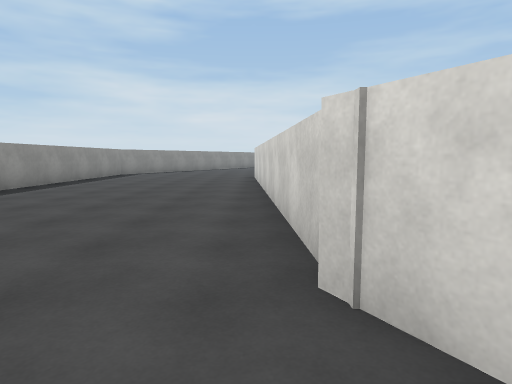
View 1 (above)

17 first-person views from a walk through a 3-D level made in the Unity game engine. The camera is 1.4 m above the floor, tilts 6° down and sees 75° across. The floor is counted in squares, 2 m on a side. Each view is taken from the middle of a square. On the plan, view 1 faces up. The plan holds only what a view shows up to about 10 squares ahead; the rest is blank. The place goes on beyond the plan. Surface patterns are stand-ins for the level's own textures.

View 2
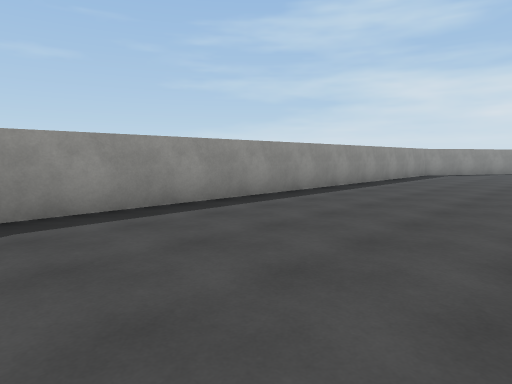

View 3
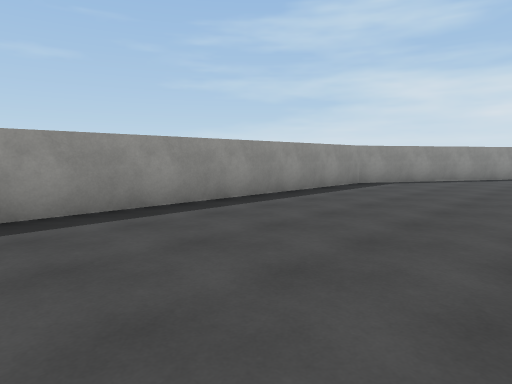

View 4
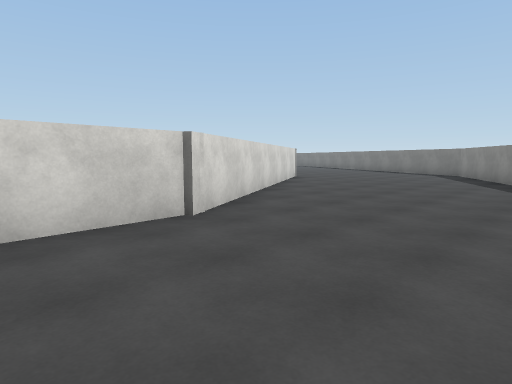

View 5
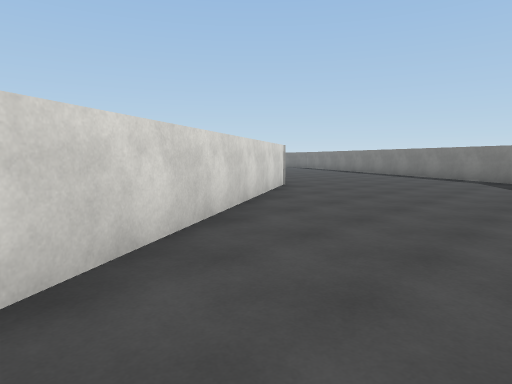

View 6
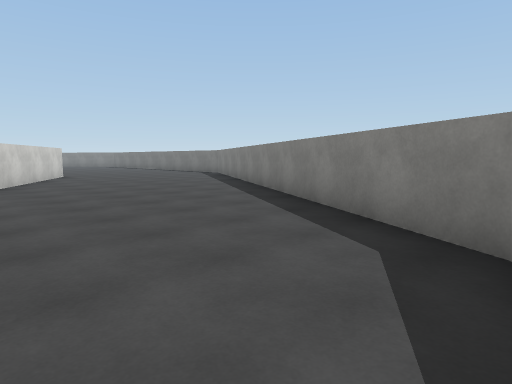

View 7
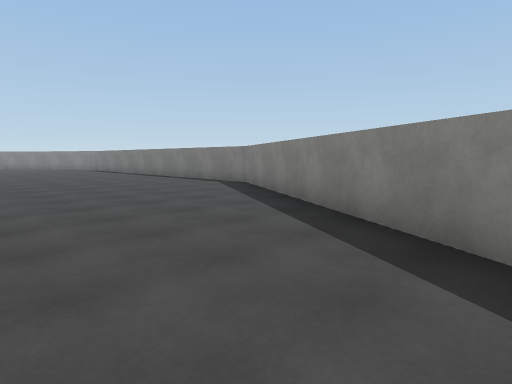

View 8
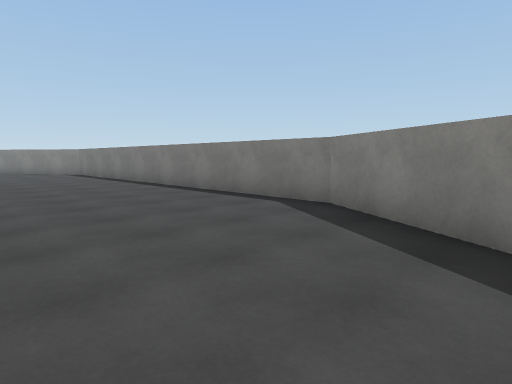

View 9
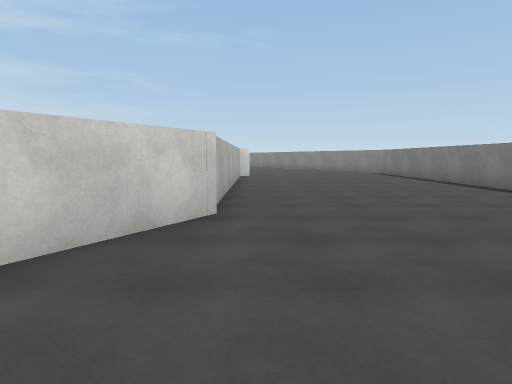

View 10
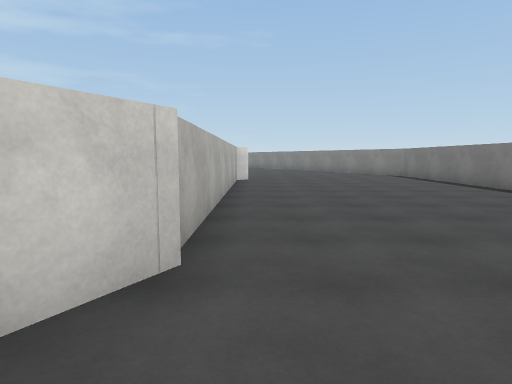

View 11
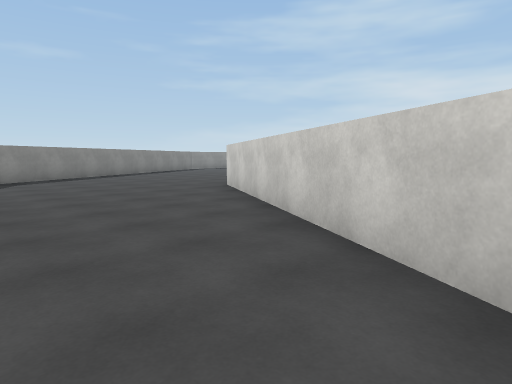

View 12
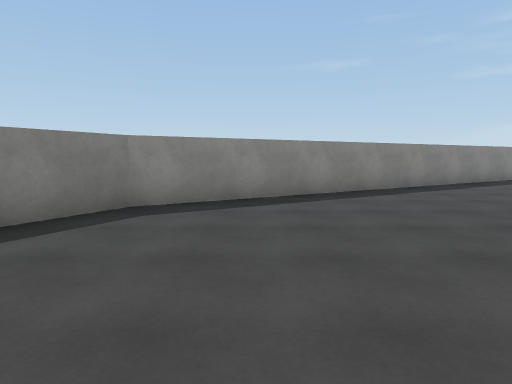

View 13
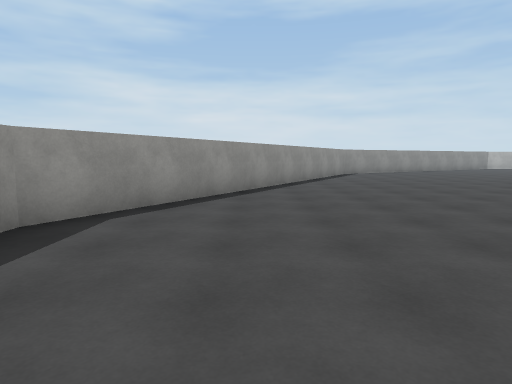

View 14
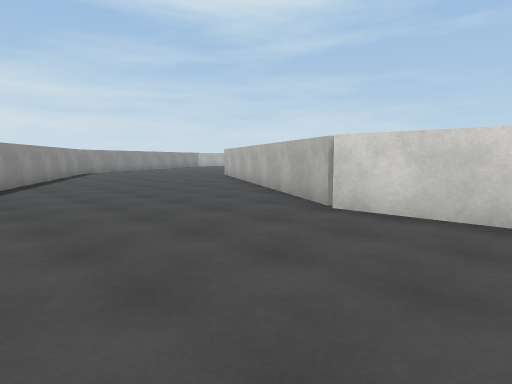

View 15
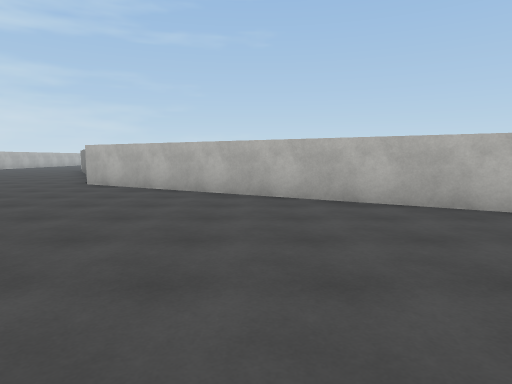

View 16
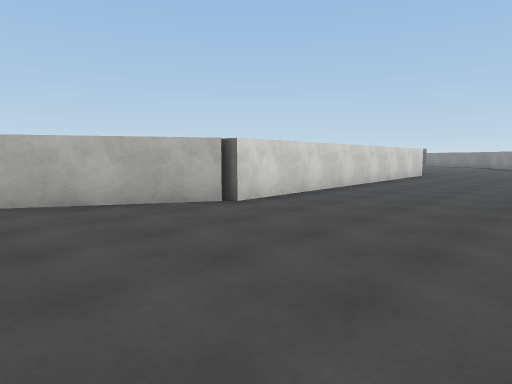

View 17
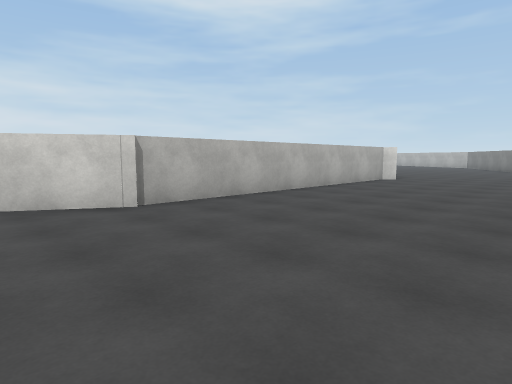

### Floor plan
Points are (right, up) in squares from view 1. A wall is a line through its corners. A room is listed if a view was taken in it or the views show most of it. See-through windows are left out.
Room 1 (views 1, 2, 3, 4, 5, 6, 7, 8, 9, 10, 11, 12, 13, 14, 15, 16, 17)
walls: (0.5, 1.4) (0, 11.5) (0.4, 11.5); (-5.1, -0.3) (0.3, -9.8) (11.8, -16.4) (20.5, -16.4); (0.1, 11.6) (4.6, 19.4); (20.5, -10.4) (13, -10.4) (4.5, -5.6) (0.3, 1.8); (-1.2, 20.5) (-5.4, 13.3) (-5.4, 0.5)

Positions as (right, up) in squares from view 1, and headings:
1: (0, 0), facing up
2: (-1, 0), facing up-left
3: (-1, 5), facing up-left
4: (-3, 4), facing down-right
5: (-1, 1), facing down-right
6: (0, -7), facing down-right
7: (5, -10), facing down-right
8: (9, -12), facing down-right
9: (9, -11), facing right
10: (11, -11), facing right
11: (11, -11), facing up-left
12: (5, -8), facing left
13: (-3, 10), facing up
14: (-4, 9), facing up-right
15: (-4, 15), facing right
16: (-4, 15), facing down-right
17: (11, -15), facing up-right
